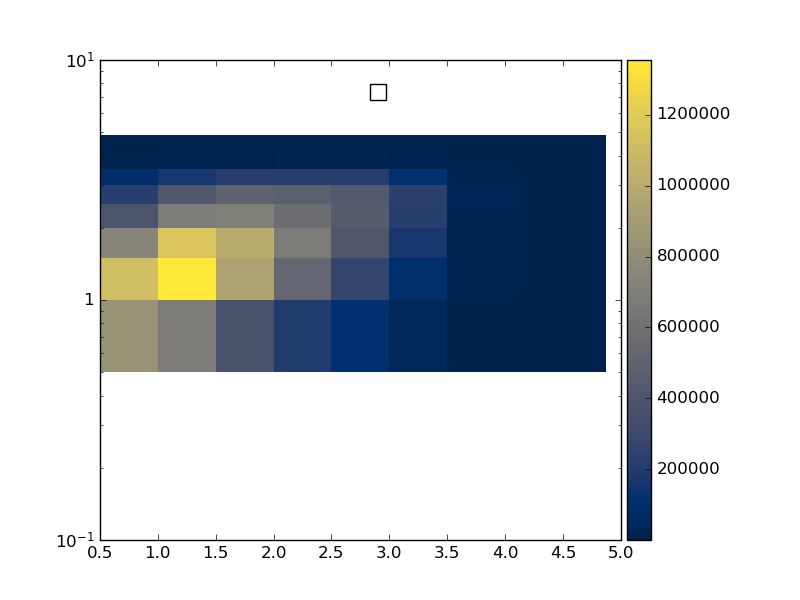

Source code (Python):
#! /usr/bin/env python

# This Python script was auto-generated using YODA v2.0.1.
# Analysis object: /WbWb_singlelepton/dr_bl_dr_bw
# Timestamp: 12-01-2026 (12:51:18)

import matplotlib as mpl
import matplotlib.pyplot as plt
mpl.use('Agg') # comment out for interactive use
import os
import numpy as np

plotDir = os.path.split(os.path.realpath(__file__))[0]
if 'YODA_USER_PLOT_PATH' in globals():
    plot_outdir = globals()['YODA_USER_PLOT_PATH']
else:
    plot_outdir = plotDir

#plot style
plt.style.use(os.path.join(plotDir, '../default.mplstyle'))

plt.rcParams['text.usetex'] = False
plt.style.use(['classic'])
plt.rc('font', family='DejaVu Sans')
# plot metadata
figW, figH = plt.rcParams['figure.figsize']
ax_xLabel = r''
ax_yLabel = r''
ax_zLabel = r''
ax_title  = r''
ax_xScale = 'linear'
ax_yScale = 'log'
ax_zScale = 'linear'
yLims = (0.1, 1)

# TeX-friendly labels for the legend
labels = [ r"WbWb\_Slurm\_Template\_171" ]

# Adjust canvas width and height
canvasW = 10
canvasH = 10
figW *= canvasW/10.
figH *= canvasH/9.

# Create figure and axis objects
fig, ax = plt.subplots(1, 1)

# Set figure margins
plt.subplots_adjust(
    left   = 1.0 * plt.rcParams['figure.subplot.left'],
    right  = 1.0 * plt.rcParams['figure.subplot.right'],
    top    = 1.0 * plt.rcParams['figure.subplot.top'],
    bottom = 1.0 * plt.rcParams['figure.subplot.bottom'])

ax.yaxis.set_minor_locator(mpl.ticker.LogLocator(
base=10.0, subs=[i for i in np.arange(0, 1, 0.1)], numticks=np.inf))

# Color map: curve index -> color
colors = {0: '#EE3311', 1: '#3366FF', 2: '#109618', 3: '#FF9900', 4: '#990099'}


# the numerical data is stored in a separate file
dataf = dict()
exec(open(os.path.split(__file__)[0] + '/dr_bl_dr_bw__data.py').read(), dataf)

legend_handles = dict() # keep track of handles for the legend
# reference data in main panel
cmap = 'cividis'
xbin_cent = np.unique(dataf['xpoints'])
ybin_cent = np.unique(dataf['ypoints'])
X, Y = np.meshgrid(xbin_cent, ybin_cent)
Z = np.array(dataf['zpoints']).reshape(X.shape[::-1])
pc = ax.pcolormesh(X, Y, Z.T, cmap=cmap, shading='auto')
cbar = fig.colorbar(pc, orientation='vertical', ax=ax, pad=0.01)
cbar.set_label(ax_zLabel)
# style options for curves
# starts at zorder>=5 to draw curve on top of legend

legend_pos = (0.5, 0.97)
ax.legend(legend_handles, labels, loc='upper left', bbox_to_anchor=legend_pos)

ax.set_xlabel(ax_xLabel)
ax.set_ylabel(ax_yLabel, loc='top')
ax.set_title(ax_title, loc='left')
ax.set_xscale(ax_xScale)
ax.set_yscale(ax_yScale)

# tick formatting
plt.rcParams['xtick.top'] = True
plt.rcParams['ytick.right'] = True
plt.savefig(os.path.join(plot_outdir, 'dr_bl_dr_bw.pdf'), format='PDF')
plt.savefig(os.path.join(plot_outdir, 'dr_bl_dr_bw.png'), format='PNG')

plt.close(fig)
